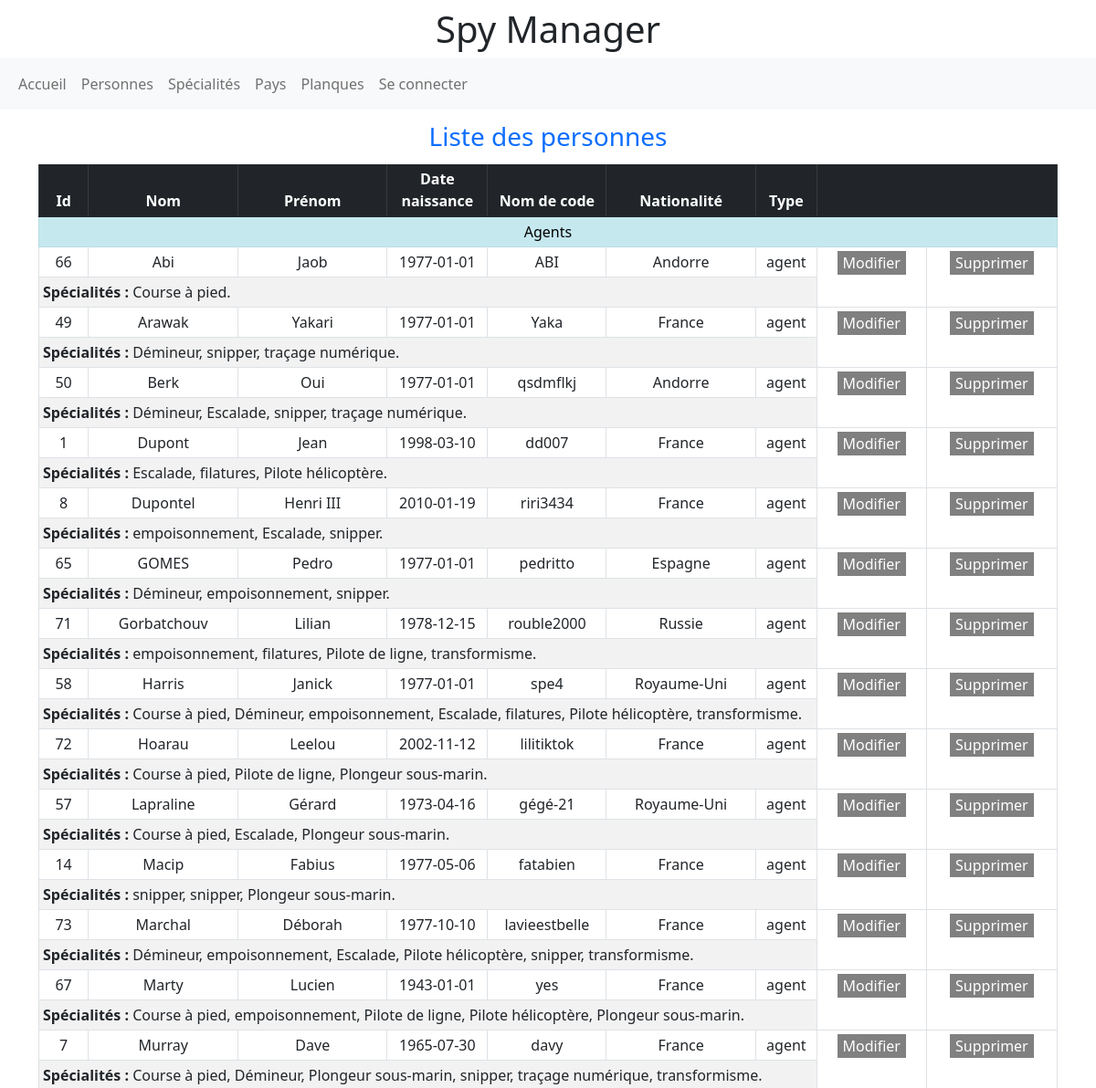
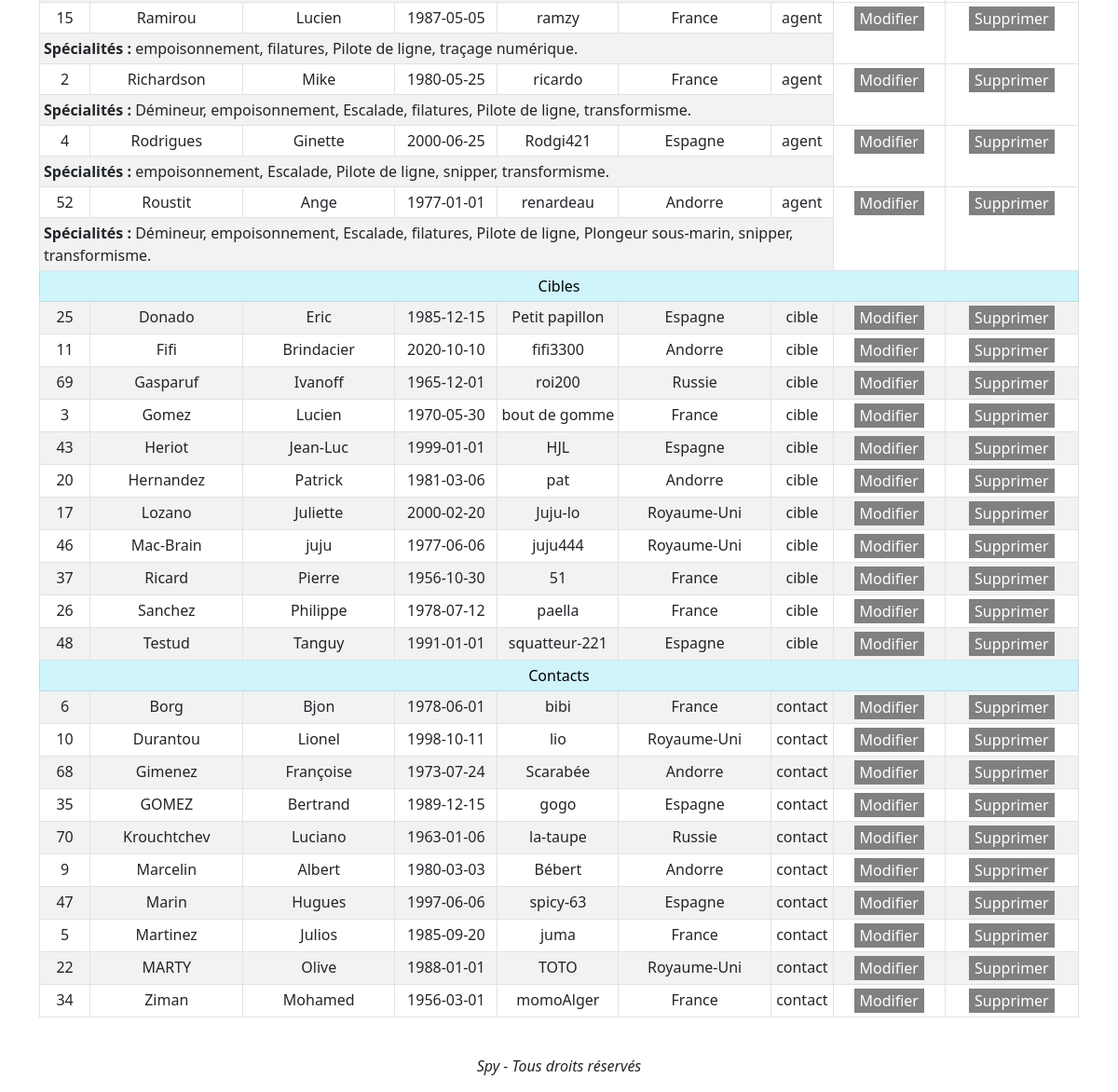
Page /index.php?page=personnes on the committed database (2 pictures, top to bottom).
### tables this page shows
CREATE TABLE `personne` (
  `id` int(11) NOT NULL,
  `nom` varchar(40) NOT NULL,
  `prenom` varchar(30) NOT NULL,
  `dob` date DEFAULT NULL,
  `secret_code` varchar(20) NOT NULL,
  `nationalite` int(11) NOT NULL,
  `type` enum('agent','cible','contact') NOT NULL
);

CREATE TABLE `pays` (
  `id` int(11) NOT NULL,
  `nom` varchar(50) DEFAULT NULL
);

### controleurs/controleur.php (called while the page is built, shortened)
<?php
require_once('modeles/Modele.php');
class Controleur {
    public function listerPersonnes()
    {
        $personnes = new Personnes($this->pdo);
        $personnes = $personnes->lister();
        require_once('vues/liste-personnes.php');
    }
}

### modeles/modele.php (called while the page is built, shortened)
<?php
trait Modele
{
    public function __construct(PDO $pdo)
    {
        try {
            $this->pdo = $pdo;
        } catch (PDOException $e) {
            exit('Erreur : '.$e->getMessage());
        }
    }
}

### modeles/Personnes.php (called while the page is built, shortened)
<?php
require_once('modeles/Modele.php');
class Personnes
{
    public function lister()
    {
        if (!is_null($this->pdo)) {
            $stmt = $this->pdo->query('SELECT * FROM personne ORDER BY type, nom');
        }
        $liste = [];
        while ($element = $stmt->fetchObject('Personne',[$this->pdo])) {
            $liste[] = $element;
        }
        return $liste;
    }
}

### modeles/Personne.php (called while the page is built, shortened)
<?php
class Personne
{
    private $id;
    private $nom;
    private $prenom;
    private $dob;
    private $secret_code;
    private $nationalite;
    private $type;
    public function listerSpecialites() {
        if (!is_null($this->pdo)) {
            $stmt = $this->pdo->query('SELECT s.id AS id, s.intitule AS specialite
            FROM personne p, agent_specialite ags, specialite s
            WHERE p.id = '. $this->id .' AND p.type= "agent" AND p.id = ags.id_agent AND s.id = ags.id_specialite');
        }
        $specialites = [];
        while ($specialite = $stmt->fetch()) {
            $specialites[] = $specialite;
        }
        return $specialites;
    }
    public function getId()
    {
        return $this->id;
    }
    public function getNom()
    {
        return $this->nom;
    }
    public function getPrenom()
    {
        return $this->prenom;
    }
	public function getDob()
    {
        return $this->dob;
    }
	public function getSecretCode()
    {
        return $this->secret_code;
    }
    public function getNationalite()
    {
        return $this->nationalite;
    }
    public function getType()
    {
        return $this->type;
    }
    public function getSpecialites()
    {
        if (!is_null($this->pdo)) {
            $stmt = $this->pdo->query('SELECT id_specialite
                    FROM agent_specialite
                    WHERE id_agent = '.$this->id.'');
        }
        $specialites = [];
        while ($spe = $stmt->fetch()) {
            $specialites[] = $spe[0];
        }
        return $specialites;
    }
    public function getPaysNom()
    {
        if (!is_null($this->pdo)) {
            $stmt = $this->pdo->query('SELECT nom
                    FROM pays
                    WHERE id = '.$this->nationalite.'');
        }
        $paysNom = $stmt->fetch()[0];
        return $paysNom;
    }
}

### vues/liste-personnes.php (the view, shortened to what this page needs)
<div class="container">
  <div class="row">
    <div class="col-12">
    <div class="table-responsive">
        <table class="table table-striped table-bordered table-sm caption-top text-center">
          <caption class="text-center fs-3 text-primary">Liste des personnes</caption>
          <thead class="table-dark">
                  <tr>
                      <th width="5%">Id</th>
                      <th width="15%">Nom</th>
                      <th width="15%">Pr&eacute;nom</th>
                      <th width="10%">Date naissance</th>
                      <th width="10%">Nom de code</th>
                      <th width="15%">Nationalit&eacute;</th>
                      <th width="6%">Type</th>
                      <th width="24%" colspan="2"></th>
                    </tr>
              </thead>
              <tbody>
                  <?php
                    $dernierType = '';
                    $rowSpan = '';
                    $ligneSpecialites = '';
                    foreach ($personnes as $personne):
                      if($personne->getType() !== $dernierType) { ?>
                        <tr class="table-info">
                            <td colspan='9'>
                                <?= ucwords($personne->getType())."s" ?>
                            </td>
                        </tr>
                        <?php }
                      if($personne->getType() === 'agent') {
                        foreach ($personne->listerSpecialites() as $specialites) :
                            $ligneSpecialites .= $specialites[1].", ";
                        endforeach;
                        if($ligneSpecialites !== "") {
                            $ligneSpecialites = substr($ligneSpecialites,0,-2).".";
                        }
                        $rowSpan = ' rowspan="2"';
                        $ligneSpecialites = '<tr id="trs'.$personne->getId().'"><td colspan="7" class="text-start"><b>Sp&eacute;cialit&eacute;s :</b> '.$ligneSpecialites.'</td></td>';
                       } else {
                        $rowSpan = '';
                        $ligneSpecialites = '';
                        }
                      ?>
                      <tr id="tr<?= $personne->getId() ?>">
                          <td>
                              <?= $personne->getId() ?>
                            </td>
                            <td>
                                <?= $personne->getNom() ?>
                            </td>
                            <td>
                                <?= $personne->getPrenom() ?>
                            </td>
                            <td>
                                <?= $personne->getDob() ?>
                            </td>
                            <td>
                                <?= $personne->getSecretCode() ?>
                            </td>
                            <td>
                                <?= $personne->getPaysNom() ?>
                            </td>
                            <td>
                                <?= $personne->getType() ?>
                            </td>
                            <td <?= $rowSpan ?>>
                                <button type="button" id="updatePersonne<?= $personne->getId() ?>" class="updatePersonne btn-primary"
                                    onclick=displayUpdatePersonne(<?php echo $personne->getId().",'".str_replace(" ","&nbsp;",$personne->getNom())."','".
                                      str_replace(" ","&nbsp;",$personne->getPrenom())."','".$personne->getDob()."','".
                                      str_replace(" ","&nbsp;",$personne->getSecretCode())."','".$personne->getNationalite()."','".
                                      str_replace(" ","&nbsp;",$personne->getType())."','".implode(",",$personne->getSpecialites())."'"?>)
                              >
                              Modifier
                              </button>
                            </td>
                            <td <?= $rowSpan ?>>
                              <button type="button" class="btn-primary"
                              onclick=confirmeSuppressionPersonne(<?php echo $personne->getId().",'".str_replace(" ","&nbsp;",$personne->getNom())."','".str_replace(" ","&nbsp;",$personne->getPrenom())."'" ?>)>
                              Supprimer
                            </button>
                        </td>
                    </tr>
                    <?= $ligneSpecialites ?>
                    <?php $ligneSpecialites = '';
                        $dernierType = $personne->getType();
                        endforeach; ?>
    </tbody>
    </table>
    </div>
    </div>
  </div>
</div>
<?php
require_once('layout.php');

### style.css (style rules this page uses)
.inactif { background-color: grey !important; border: 0; }

### rows in the picture
personne: type "Agent", id "66", nom "Abi", prenom "Jaob", dob "1977-01-01", secret_code "ABI", nationalite.nom "Andorre", type "agent", ligneSpecialites "Course à pied."
personne: id "49", nom "Arawak", prenom "Yakari", dob "1977-01-01", secret_code "Yaka", nationalite.nom "France", type "agent", ligneSpecialites "Démineur, snipper, traçage numérique."
personne: id "50", nom "Berk", prenom "Oui", dob "1977-01-01", secret_code "qsdmflkj", nationalite.nom "Andorre", type "agent", ligneSpecialites "Démineur, Escalade, snipper, traçage numérique."
personne: id "1", nom "Dupont", prenom "Jean", dob "1998-03-10", secret_code "dd007", nationalite.nom "France", type "agent", ligneSpecialites "Escalade, filatures, Pilote hélicoptère."
personne: id "8", nom "Dupontel", prenom "Henri III", dob "2010-01-19", secret_code "riri3434", nationalite.nom "France", type "agent", ligneSpecialites "empoisonnement, Escalade, snipper."
personne: id "65", nom "GOMES", prenom "Pedro", dob "1977-01-01", secret_code "pedritto", nationalite.nom "Espagne", type "agent", ligneSpecialites "Démineur, empoisonnement, snipper."
personne: id "71", nom "Gorbatchouv", prenom "Lilian", dob "1978-12-15", secret_code "rouble2000", nationalite.nom "Russie", type "agent", ligneSpecialites "empoisonnement, filatures, Pilote de ligne, transformisme."
personne: id "58", nom "Harris", prenom "Janick", dob "1977-01-01", secret_code "spe4", nationalite.nom "Royaume-Uni", type "agent", ligneSpecialites "Course à pied, Démineur, empoisonnement, Escalade, filatures, Pilote hélicoptère, transformisme."
personne: id "72", nom "Hoarau", prenom "Leelou", dob "2002-11-12", secret_code "lilitiktok", nationalite.nom "France", type "agent", ligneSpecialites "Course à pied, Pilote de ligne, Plongeur sous-marin."
personne: id "57", nom "Lapraline", prenom "Gérard", dob "1973-04-16", secret_code "gégé-21", nationalite.nom "Royaume-Uni", type "agent", ligneSpecialites "Course à pied, Escalade, Plongeur sous-marin."
personne: id "14", nom "Macip", prenom "Fabius", dob "1977-05-06", secret_code "fatabien", nationalite.nom "France", type "agent", ligneSpecialites "snipper, snipper, Plongeur sous-marin."
personne: id "73", nom "Marchal", prenom "Déborah", dob "1977-10-10", secret_code "lavieestbelle", nationalite.nom "France", type "agent", ligneSpecialites "Démineur, empoisonnement, Escalade, Pilote hélicoptère, snipper, transformisme."
personne: id "67", nom "Marty", prenom "Lucien", dob "1943-01-01", secret_code "yes", nationalite.nom "France", type "agent", ligneSpecialites "Course à pied, empoisonnement, Pilote de ligne, Pilote hélicoptère, Plongeur sous-marin."
personne: id "7", nom "Murray", prenom "Dave", dob "1965-07-30", secret_code "davy", nationalite.nom "France", type "agent", ligneSpecialites "Course à pied, Démineur, Plongeur sous-marin, snipper, traçage numérique, transformisme."
personne: id "15", nom "Ramirou", prenom "Lucien", dob "1987-05-05", secret_code "ramzy", nationalite.nom "France", type "agent", ligneSpecialites "empoisonnement, filatures, Pilote de ligne, traçage numérique."
personne: id "2", nom "Richardson", prenom "Mike", dob "1980-05-25", secret_code "ricardo", nationalite.nom "France", type "agent", ligneSpecialites "Démineur, empoisonnement, Escalade, filatures, Pilote de ligne, transformisme."
personne: id "4", nom "Rodrigues", prenom "Ginette", dob "2000-06-25", secret_code "Rodgi421", nationalite.nom "Espagne", type "agent", ligneSpecialites "empoisonnement, Escalade, Pilote de ligne, snipper, transformisme."
personne: id "52", nom "Roustit", prenom "Ange", dob "1977-01-01", secret_code "renardeau", nationalite.nom "Andorre", type "agent", ligneSpecialites "Démineur, empoisonnement, Escalade, filatures, Pilote de ligne, Plongeur sous-marin, snipper, transformisme."
personne: type "Cible", id "25", nom "Donado", prenom "Eric", dob "1985-12-15", secret_code "Petit papillon", nationalite.nom "Espagne", type "cible"
personne: id "11", nom "Fifi", prenom "Brindacier", dob "2020-10-10", secret_code "fifi3300", nationalite.nom "Andorre", type "cible"
personne: id "69", nom "Gasparuf", prenom "Ivanoff", dob "1965-12-01", secret_code "roi200", nationalite.nom "Russie", type "cible"
personne: id "3", nom "Gomez", prenom "Lucien", dob "1970-05-30", secret_code "bout de gomme", nationalite.nom "France", type "cible"
personne: id "43", nom "Heriot", prenom "Jean-Luc", dob "1999-01-01", secret_code "HJL", nationalite.nom "Espagne", type "cible"
personne: id "20", nom "Hernandez", prenom "Patrick", dob "1981-03-06", secret_code "pat", nationalite.nom "Andorre", type "cible"
personne: id "17", nom "Lozano", prenom "Juliette", dob "2000-02-20", secret_code "Juju-lo", nationalite.nom "Royaume-Uni", type "cible"
personne: id "46", nom "Mac-Brain", prenom "juju", dob "1977-06-06", secret_code "juju444", nationalite.nom "Royaume-Uni", type "cible"
personne: id "37", nom "Ricard", prenom "Pierre", dob "1956-10-30", secret_code "51", nationalite.nom "France", type "cible"
personne: id "26", nom "Sanchez", prenom "Philippe", dob "1978-07-12", secret_code "paella", nationalite.nom "France", type "cible"
personne: id "48", nom "Testud", prenom "Tanguy", dob "1991-01-01", secret_code "squatteur-221", nationalite.nom "Espagne", type "cible"
personne: type "Contact", id "6", nom "Borg", prenom "Bjon", dob "1978-06-01", secret_code "bibi", nationalite.nom "France", type "contact"
personne: id "10", nom "Durantou", prenom "Lionel", dob "1998-10-11", secret_code "lio", nationalite.nom "Royaume-Uni", type "contact"
personne: id "68", nom "Gimenez", prenom "Françoise", dob "1973-07-24", secret_code "Scarabée", nationalite.nom "Andorre", type "contact"
personne: id "35", nom "GOMEZ", prenom "Bertrand", dob "1989-12-15", secret_code "gogo", nationalite.nom "Espagne", type "contact"
personne: id "70", nom "Krouchtchev", prenom "Luciano", dob "1963-01-06", secret_code "la-taupe", nationalite.nom "Russie", type "contact"
personne: id "9", nom "Marcelin", prenom "Albert", dob "1980-03-03", secret_code "Bébert", nationalite.nom "Andorre", type "contact"
personne: id "47", nom "Marin", prenom "Hugues", dob "1997-06-06", secret_code "spicy-63", nationalite.nom "Espagne", type "contact"
personne: id "5", nom "Martinez", prenom "Julios", dob "1985-09-20", secret_code "juma", nationalite.nom "France", type "contact"
personne: id "22", nom "MARTY", prenom "Olive", dob "1988-01-01", secret_code "TOTO", nationalite.nom "Royaume-Uni", type "contact"
personne: id "34", nom "Ziman", prenom "Mohamed", dob "1956-03-01", secret_code "momoAlger", nationalite.nom "France", type "contact"
